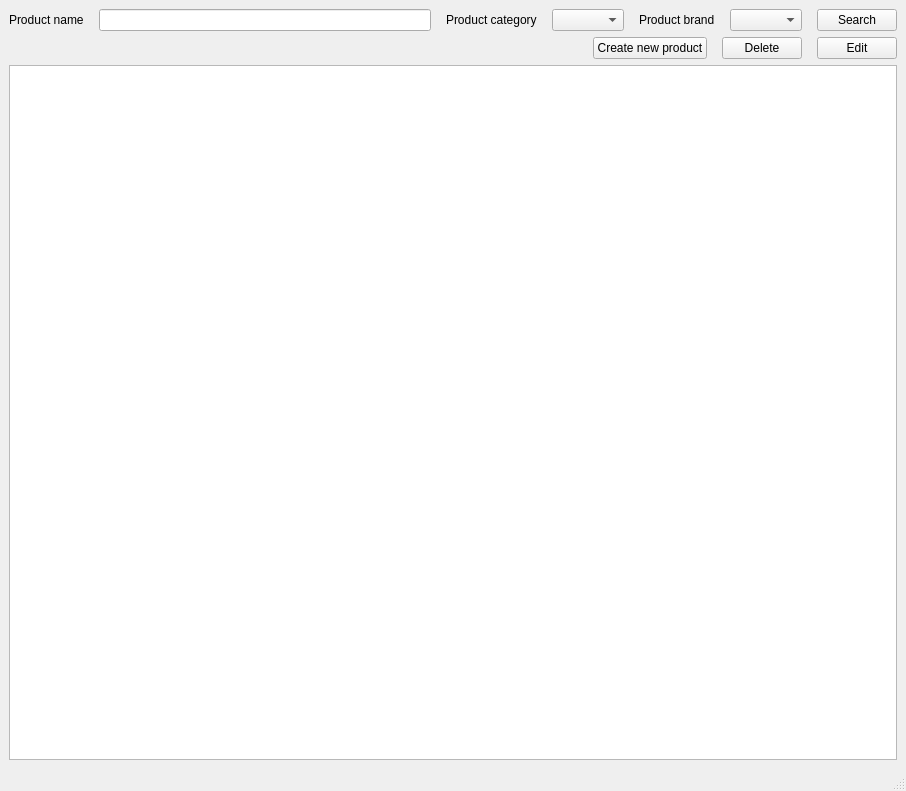
<?xml version="1.0" encoding="UTF-8"?>
<ui version="4.0">
 <class>productsManagerWindow</class>
 <widget class="QMainWindow" name="productsManagerWindow">
  <property name="geometry">
   <rect>
    <x>0</x>
    <y>0</y>
    <width>906</width>
    <height>791</height>
   </rect>
  </property>
  <property name="windowTitle">
   <string>MainWindow</string>
  </property>
  <widget class="QWidget" name="centralwidget">
   <layout class="QVBoxLayout" name="verticalLayout_2">
    <item>
     <layout class="QVBoxLayout" name="verticalLayout">
      <item>
       <layout class="QHBoxLayout" name="horizontalLayout_4">
        <property name="spacing">
         <number>15</number>
        </property>
        <item>
         <layout class="QHBoxLayout" name="horizontalLayout">
          <item>
           <widget class="QLabel" name="label">
            <property name="text">
             <string>Product name</string>
            </property>
           </widget>
          </item>
          <item>
           <widget class="QLineEdit" name="product_name_line_edit"/>
          </item>
         </layout>
        </item>
        <item>
         <layout class="QHBoxLayout" name="horizontalLayout_2">
          <item>
           <widget class="QLabel" name="label_2">
            <property name="text">
             <string>Product category</string>
            </property>
           </widget>
          </item>
          <item>
           <widget class="QComboBox" name="product_category_cb"/>
          </item>
         </layout>
        </item>
        <item>
         <layout class="QHBoxLayout" name="horizontalLayout_3">
          <item>
           <widget class="QLabel" name="label_3">
            <property name="text">
             <string>Product brand</string>
            </property>
           </widget>
          </item>
          <item>
           <widget class="QComboBox" name="product_brand_cb"/>
          </item>
         </layout>
        </item>
        <item>
         <widget class="QPushButton" name="search_btn">
          <property name="sizePolicy">
           <sizepolicy hsizetype="Minimum" vsizetype="Preferred">
            <horstretch>0</horstretch>
            <verstretch>0</verstretch>
           </sizepolicy>
          </property>
          <property name="text">
           <string>Search</string>
          </property>
         </widget>
        </item>
       </layout>
      </item>
      <item>
       <layout class="QHBoxLayout" name="actions_horizontal_layout">
        <property name="spacing">
         <number>15</number>
        </property>
        <item>
         <spacer name="horizontalSpacer">
          <property name="orientation">
           <enum>Qt::Horizontal</enum>
          </property>
          <property name="sizeHint" stdset="0">
           <size>
            <width>40</width>
            <height>20</height>
           </size>
          </property>
         </spacer>
        </item>
        <item>
         <widget class="QPushButton" name="create_btn">
          <property name="sizePolicy">
           <sizepolicy hsizetype="Minimum" vsizetype="Preferred">
            <horstretch>0</horstretch>
            <verstretch>0</verstretch>
           </sizepolicy>
          </property>
          <property name="text">
           <string>Create new product</string>
          </property>
         </widget>
        </item>
        <item>
         <widget class="QPushButton" name="delete_btn">
          <property name="sizePolicy">
           <sizepolicy hsizetype="Minimum" vsizetype="Preferred">
            <horstretch>0</horstretch>
            <verstretch>0</verstretch>
           </sizepolicy>
          </property>
          <property name="text">
           <string>Delete</string>
          </property>
         </widget>
        </item>
        <item>
         <widget class="QPushButton" name="edit_btn">
          <property name="sizePolicy">
           <sizepolicy hsizetype="Minimum" vsizetype="Preferred">
            <horstretch>0</horstretch>
            <verstretch>0</verstretch>
           </sizepolicy>
          </property>
          <property name="text">
           <string>Edit</string>
          </property>
         </widget>
        </item>
       </layout>
      </item>
      <item>
       <widget class="QTableView" name="products_table_view">
        <attribute name="horizontalHeaderStretchLastSection">
         <bool>true</bool>
        </attribute>
       </widget>
      </item>
     </layout>
    </item>
   </layout>
  </widget>
  <widget class="QMenuBar" name="menubar">
   <property name="geometry">
    <rect>
     <x>0</x>
     <y>0</y>
     <width>906</width>
     <height>20</height>
    </rect>
   </property>
  </widget>
  <widget class="QStatusBar" name="statusbar"/>
 </widget>
 <resources/>
 <connections/>
</ui>
